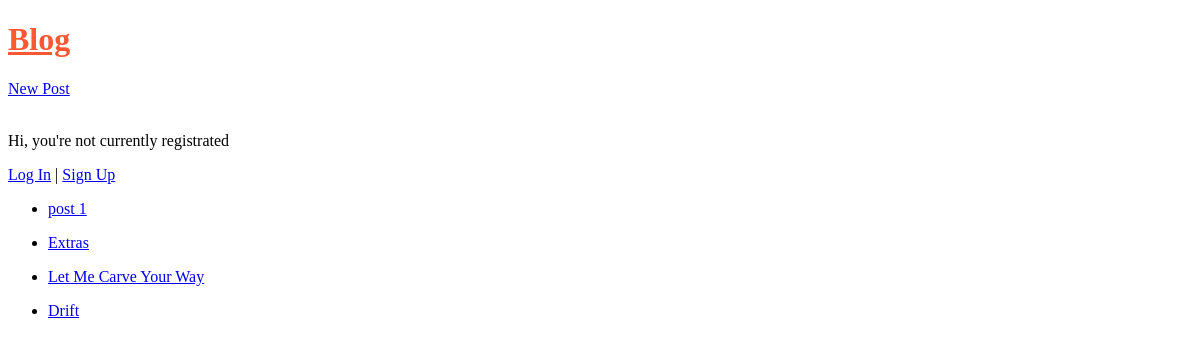
The app's page /, older data.
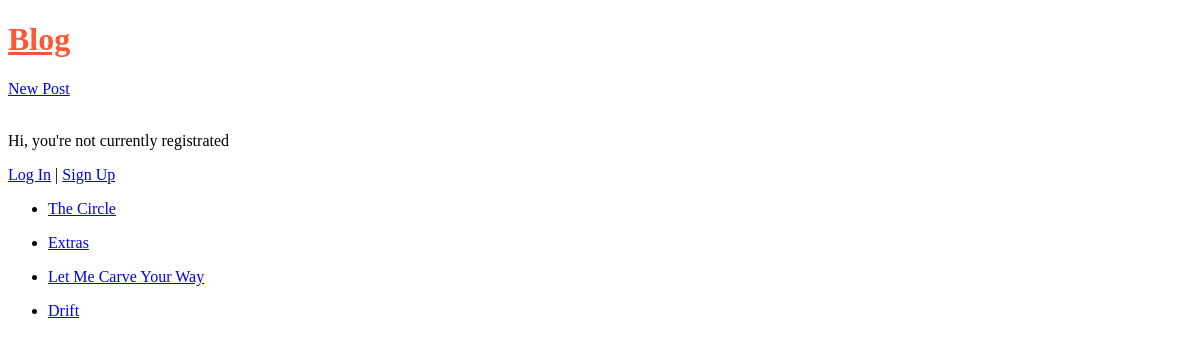
The same page, newer data.
### blogs/models.py (models this page shows, shortened)
class Post(models.Model):
    title = models.CharField(max_length=120)
    body = models.TextField()
    author = models.ForeignKey(
        "auth.User",
        on_delete=models.CASCADE,
    )
    created_at = models.DateTimeField(auto_now_add=True)

### blogs/views.py (the view)
# urls.py: path("", BlogListView.as_view(), name="home"),
class BlogListView(ListView):
    model = Post
    template_name = "home.html"

### templates/home.html
{% extends "_base.html" %}
{% block content %}
    {% if user.is_authenticated %}
        <br>
        Welcome again, {{ user.username }}
        <form action="{% url 'logout' %}" method="post">{% csrf_token %}
            <button type="submit">Log Out</button>
        </form>
        <br>
    {% else %}
        <br>
        <p>Hi, you're not currently registrated</p>
        <a href="{% url 'login' %}">Log In</a> |
        <a href="{% url 'signup' %}">Sign Up</a>
    {% endif %}
    {% for post in post_list %}
        <ul>
            <li>
                <a href="{% url 'detail' post.pk %}">{{ post.title }}</a>
            </li>
        </ul>
    {% endfor %}
{% endblock content %}

Row changes from the older to the newer data that the page shows:
changed Post: title "post 1" → "The Circle"
